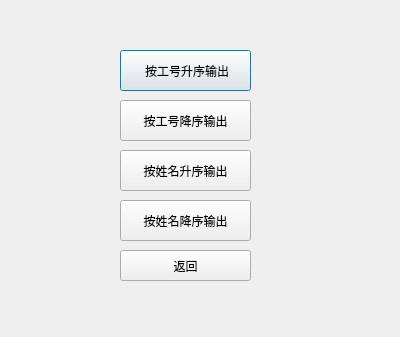
<?xml version="1.0" encoding="UTF-8"?>
<ui version="4.0">
 <class>managerinfo_overall</class>
 <widget class="QDialog" name="managerinfo_overall">
  <property name="geometry">
   <rect>
    <x>0</x>
    <y>0</y>
    <width>400</width>
    <height>337</height>
   </rect>
  </property>
  <property name="windowTitle">
   <string>Dialog</string>
  </property>
  <widget class="QPushButton" name="pushButton">
   <property name="geometry">
    <rect>
     <x>120</x>
     <y>50</y>
     <width>131</width>
     <height>41</height>
    </rect>
   </property>
   <property name="text">
    <string> 按工号升序输出</string>
   </property>
  </widget>
  <widget class="QPushButton" name="pushButton_2">
   <property name="geometry">
    <rect>
     <x>120</x>
     <y>100</y>
     <width>131</width>
     <height>41</height>
    </rect>
   </property>
   <property name="text">
    <string>按工号降序输出</string>
   </property>
  </widget>
  <widget class="QPushButton" name="pushButton_3">
   <property name="geometry">
    <rect>
     <x>120</x>
     <y>150</y>
     <width>131</width>
     <height>41</height>
    </rect>
   </property>
   <property name="text">
    <string>按姓名升序输出</string>
   </property>
  </widget>
  <widget class="QPushButton" name="pushButton_4">
   <property name="geometry">
    <rect>
     <x>120</x>
     <y>200</y>
     <width>131</width>
     <height>41</height>
    </rect>
   </property>
   <property name="text">
    <string>按姓名降序输出</string>
   </property>
  </widget>
  <widget class="QPushButton" name="pushButton_5">
   <property name="geometry">
    <rect>
     <x>120</x>
     <y>250</y>
     <width>131</width>
     <height>31</height>
    </rect>
   </property>
   <property name="text">
    <string>返回</string>
   </property>
  </widget>
  <widget class="QPushButton" name="pushButton_6">
   <property name="geometry">
    <rect>
     <x>190</x>
     <y>360</y>
     <width>131</width>
     <height>31</height>
    </rect>
   </property>
   <property name="text">
    <string>返回</string>
   </property>
  </widget>
 </widget>
 <resources/>
 <connections/>
</ui>
